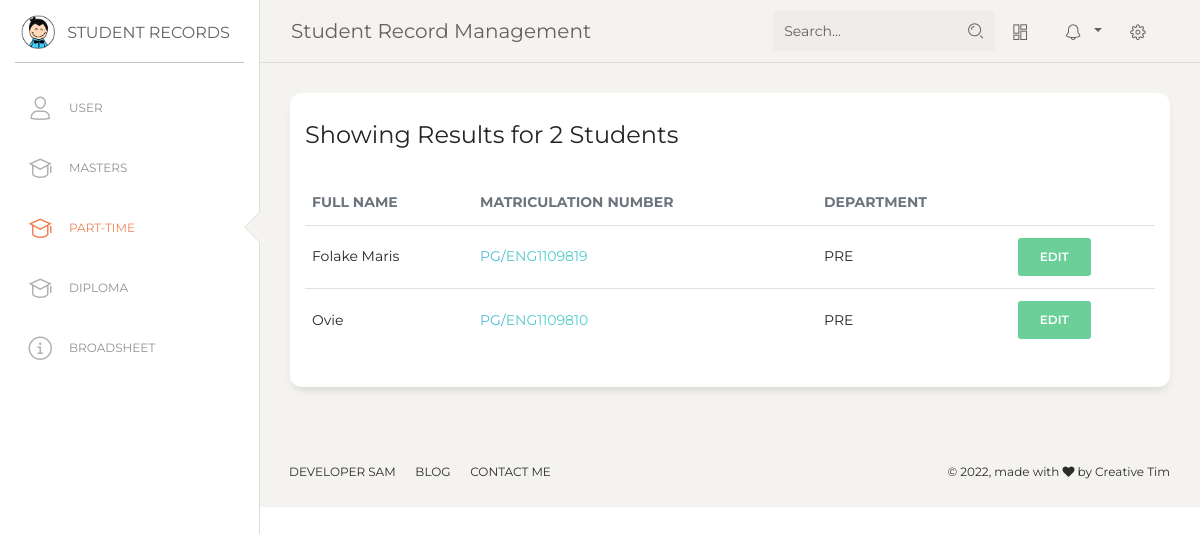
/students/part-time.php, run on an earlier commit of the app's database.
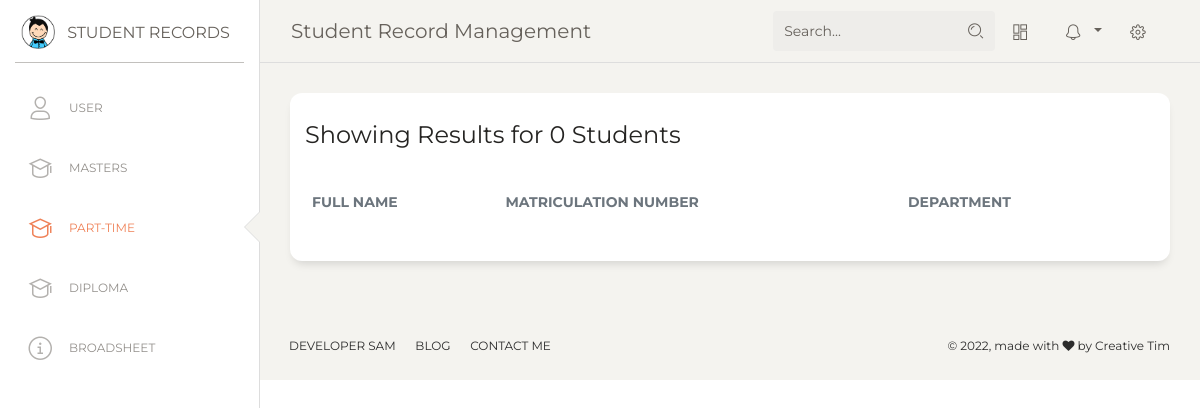
And on a later commit of the database.
### tables this page shows
CREATE TABLE `students` (
  `id` int(11) NOT NULL,
  `full_name` text NOT NULL,
  `mat_no` text NOT NULL,
  `department` text NOT NULL,
  `course` text NOT NULL,
  `score` int(11) NOT NULL,
  `grade` text NOT NULL,
  `course_id` varchar(255) NOT NULL,
  `programme` text NOT NULL
);

### config/DB.php (called while the page is built, shortened)
<?php
    class DB {
        public $conn;
        public function __construct($host = 'localhost', $user = 'root', $password = '', $dbname = 'students') {
            $this->host = $host;
            $this->user = $user;
            $this->password = $password;
            $this->dbname = $dbname;
            $this->conn = new mysqli($this->host, $this->user, $this->password, $this->dbname) or die("Failed to connect to MySQLi" . $this->conn->connect_error);
        }
        public function getAllStudents($programme) {
            $conn = $this->conn;
            $sql = "select * from students where programme = ?";
            $stmt = $conn->prepare($sql);
            $stmt->bind_param('s', $programme);
            $stmt->execute();
            return $stmt->get_result();
        }
    }

### students/part-time.php (the view, shortened to what this page needs)
<?php
     require_once '../config/DB.php';
     $db = new DB();
     $programme = 'part_time';
     $results = $db->getAllStudents($programme);
     $students = $results->fetch_all(MYSQLI_ASSOC);
?>
<?php include '../inc/head.php' ?>
<body class="">
  <div class="wrapper ">
    <div class="sidebar" data-color="white" data-active-color="danger">
      <div class="logo">
        <a href="#" class="simple-text logo-mini">
          <div class="logo-image-small">
            <img src="../assets/img/logo-small.png">
          </div>
        </a>
        <a href="#" class="simple-text logo-normal">
          Student Records
        </a>
      </div>
      <div class="sidebar-wrapper">
        <ul class="nav">
        <li class="">
            <a href="./user.php">
              <i class="nc-icon nc-single-02"></i>
              <p>User</p>
            </a>
          </li>
          <li>
            <a href="./masters.php">
              <i class="nc-icon nc-hat-3"></i>
              <p>Masters</p>
            </a>
          </li>
          <li class="active">
            <a href="./part-time.php">
              <i class="nc-icon nc-hat-3"></i>
              <p>Part-Time</p>
            </a>
          </li>
          <li>
            <a href="./diploma.php">
              <i class="nc-icon nc-hat-3"></i>
              <p>Diploma</p>
            </a>
          </li>
          <li>
            <a href="./broadsheet">
              <i class="nc-icon nc-alert-circle-i"></i>
              <p>Broadsheet</p>
            </a>
          </li>
        </ul>
      </div>
    </div>
    <div class="main-panel">
      <?php include '../inc/navbar.php'; ?>
      <div class="content">
        <div class="row">
          <div class="col-md-12">
            <div class="card">
              <div class="card-header">
                <h4 class="card-title">Showing Results for <?= $results->num_rows ?> Students</h4>
              </div>
              <div class="card-body">
                <div class="table-responsive">
                  <table class="table">
                    <thead class=" text-primary">
                      <th class="th-sm text-secondary">Full Name</th>
                      <th class="th-sm text-secondary">Matriculation number</th>
                      <th class="th-sm text-secondary">Department</th>
                      <th class="th-sm"></th>
                    </thead>
                    <tbody>
                        <?php foreach($students as $student): ?>
                          <?php extract($student) ?>
                            <tr>
                              <td><?= $full_name ?></td>
                              <td><?= "<span class='text-info'>PG/</span><a href=student.php?mat=$mat_no&prog=$programme>$mat_no</a>" ?></td>
                              <td><?= $department ?></td>
                              <td>
                                <a href="edit.php?id=<?= $id; ?>" type="button" rel="tooltip" class="btn btn-small btn-success">
                                    <span>Edit</span>
                                </a>
                              </td>
                            </tr>
                        <?php endforeach; ?>
                    </tbody>
                  </table>
                </div>
              </div>
            </div>
          </div>
        </div>
      </div>
      <?php include '../inc/footer.php' ?>
    </div>
  </div>
</body>
</html>

What changed in the data, as far as the page shows it:
removed students: full_name "Folake Maris", mat_no "ENG1109819", department "PRE"
removed students: full_name "Ovie", mat_no "ENG1109810", department "PRE"
Also different on the page:
$results->num_rows: "2" → "0"
